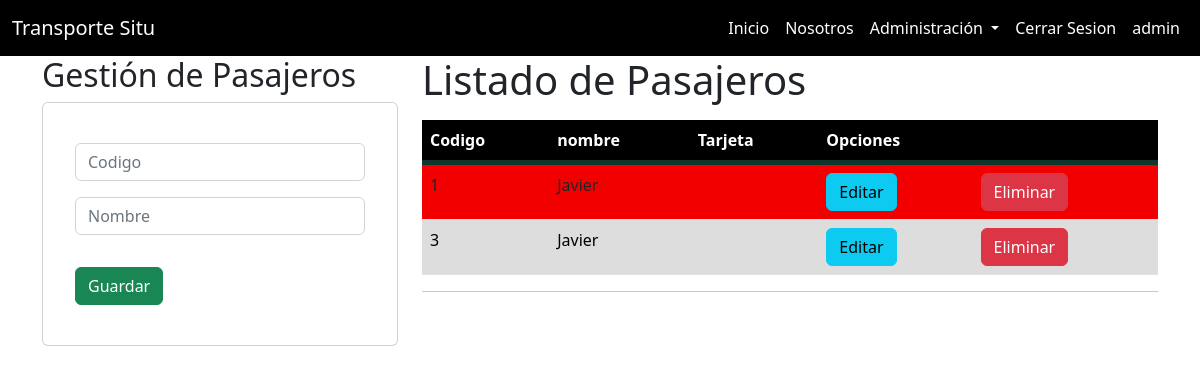
The app's page /pasajeros/ (signed in) with its own data.
### GestionAdmin/models.py (models this page shows, shortened)
class Pasajero(models.Model):
    codigo = models.IntegerField(primary_key=True)
    nombre = models.CharField(max_length=10)
    tarjeta_transporte = models.OneToOneField(TarjetaTransporte, on_delete=models.CASCADE)
    class Meta:
        verbose_name = 'Pasajero'
        verbose_name_plural = 'Pasajeros'

### GestionAdmin/views.py (the view)
# urls.py: path('pasajeros/',pasajeros,name='pasajeros'),
def pasajeros(request):
    pasajeroslistados = Pasajero.objects.all()
    page = request.GET.get('page',1)
    try:
        paginator = Paginator(pasajeroslistados,5)
        pasajeroslistados = paginator.page(page)
    except:
        raise Http404
    data = {
        'entity': pasajeroslistados,
        'paginator': paginator
    }
    return render(request,"app/pasajero/gestionarPasajeros.html",data)

### GestionAdmin/templates/app/pasajero/gestionarPasajeros.html (shortened to what this page needs)
{% extends 'app/base.html'%}
{% block body %}
<div class="row">
    <div class="col-sm-12 col-md-6 col-lg-4 col-xl-4">
        <h2>Gestión de Pasajeros</h2>
        <div class="card">
            <div class="card-body">
                <div class="card-body">
                    <form action="/registrarPasajero/" method="POST">{% csrf_token %}
                        <div class="form-group py-2">
                            <input type="int" id="txtCodigo" name="txtCodigo" class="form-control" placeholder="Codigo"
                                minlength="1" maxlength="6" required>
                        </div>
                        <div class="form-group py-2">
                            <input type="text" id="txtNombre" name="txtNombre" class="form-control" placeholder="Nombre"
                                minlength="1" maxlength="6" required>
                        </div>
                        <div class="form-group py-2">
                        </div>
                        <div class="form-group py-2">
                            <button type="submit" class="btn btn-success text-white">Guardar</button>
                        </div>
                    </form>
                </div>
            </div>
        </div>
    </div>
    <div class="col-sm-12 col-md-6 col-lg-8 col-xl-8">
        <h1>Listado de Pasajeros</h1>
        <div class="table-responsive py-2">
            <table class="table table-striped">
                <thead>
                    <tr>
                        <th>Codigo</th>
                        <th>nombre</th>
                        <th>Tarjeta</th>
                        <th colspan="2">Opciones</th>
                    </tr>
                </thead>
                <tbody>
                    {% for p in entity %}
                    <tr>
                        <td>{{p.codigo}}</td>
                        <td>{{p.nombre}}</td>
                        <td>{{p.tarjeta}}</td>
                        <td><a href="/edicionBus/{{p.codigo}}" class="btn btn-info">Editar</a></td>
                        <td><a href="/eliminarBus/{{p.codigo}}" class="btn btn-danger btnEliminacion">Eliminar</a></td>
                    </tr>
                    {% endfor %}
                </tbody>
            </table>
            <hr>
        </div>
    </div>
</div>
{% endblock %}

### GestionAdmin/templates/app/base.html (shortened to what this page needs)
<!DOCTYPE html>
<html lang="es">
<head>
  <link href="https://cdn.jsdelivr.net/npm/bootstrap@5.2.0-beta1/dist/css/bootstrap.min.css" rel="stylesheet"
 />
  {% load static %}
  <link type="text/css" rel="stylesheet" href="{% static 'css/index.css' %}" />
  <link type="text/css" rel="stylesheet" href="{% static 'css/tablas.css' %}" />
</head>
<body>
  <nav class="navbar navbar-expand-lg navbar-dark bg-black">
    <div class="container-fluid">
      <a class="navbar-brand text-white" href="#">Transporte Situ</a>
      <div class="collapse navbar-collapse" id="navbarScroll">
        <ul class="navbar-nav ms-auto mb-2 mb-lg-0" style="--bs-scroll-height: 100px">
          <li class="nav-item active">
            <a class="nav-link active text-white" aria-current="page" href="{% url 'home' %}">Inicio</a>
          </li>
          <li class="nav-item active">
            <a class="nav-link text-white" href="{% url 'about' %}">Nosotros</a>
          </li>
          <li class="nav-item dropdown">
            <a class="nav-link dropdown-toggle text-white" href="#" id="navbarScrollingDropdown" role="button"
              data-bs-toggle="dropdown" aria-expanded="false">
              Administración
            </a>
          </li>
          {% if user.is_authenticated %}
          <li class="nav-item">
            <a class="nav-link active text-white" aria-current="page" href="{% url 'logout' %}">Cerrar Sesion</a>
          </li>
          <li class="nav-item">
            <a class="nav-link active text-white" href="#">{{user.username}}</a>
          </li>
          {% else %}
          <li class="nav-item">
            <a class="nav-link active text-white" aria-current="page" href="{% url 'login' %}">Iniciar Sesion</a>
          </li>
          {% endif %}
        </ul>
      </div>
    </div>
  </nav>
  <div class="container">
    {% block body %}
    {% endblock %}
</div>
</body>
</html>

### GestionAdmin/static/css/index.css (style rules this page uses)
* { margin: 0; padding: 0; }

### GestionAdmin/static/css/tablas.css (style rules this page uses)
table { background-color: white; text-align: left; width: 100%; }
th,td { padding: 20px; }
thead { background-color: #000000; border-bottom: solid 5px #0F362D; color: white; }
tbody { background-color: red; color: #000000; }
tr:nth-child(even) { background-color: #ddd; cursor: pointer; }

### records on screen
Pasajero: codigo "1", nombre "Javier"
Pasajero: codigo "3", nombre "Javier"

### other values on screen
{{ user.username }} "admin"
